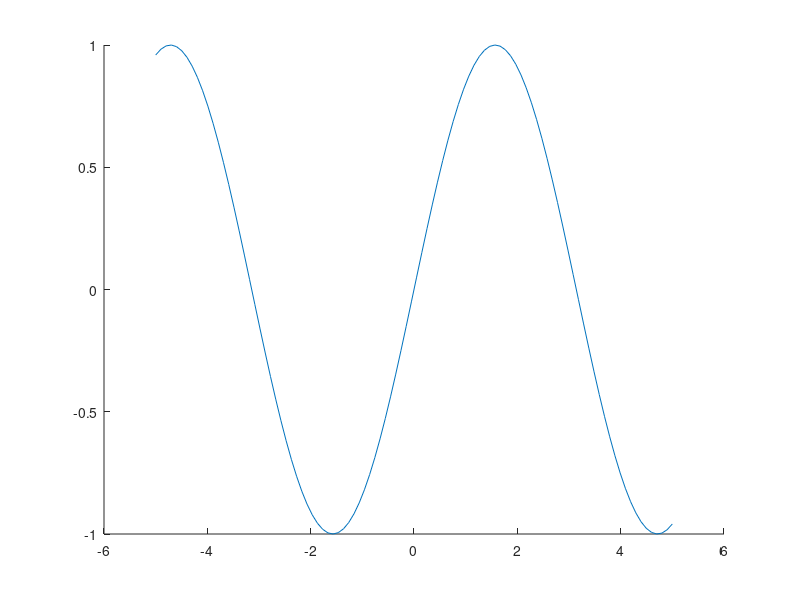

MATLAB code to generate this figure:
clc
clear

%% Problem 1: Scorelator

A = 1;
B = 2;
C = 3;

A1 = (A+B)/C;

save('A1.dat','A1','-ascii');

%% Problem 2: Writeup
clf
hold on
xs = linspace(-5,5);
plot(xs,sin(xs));
print(gcf,'-dpng','prob2_plot.png');
